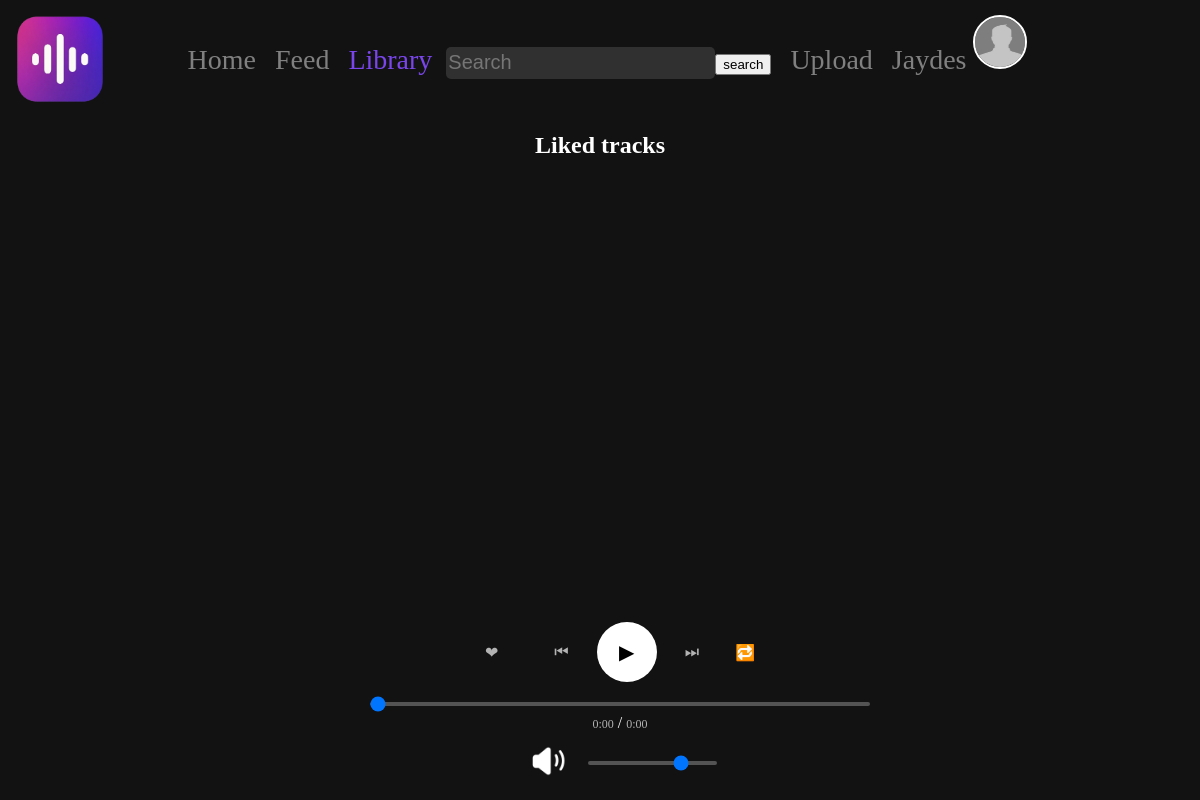
/library (signed in), run on an earlier commit of the app's database.
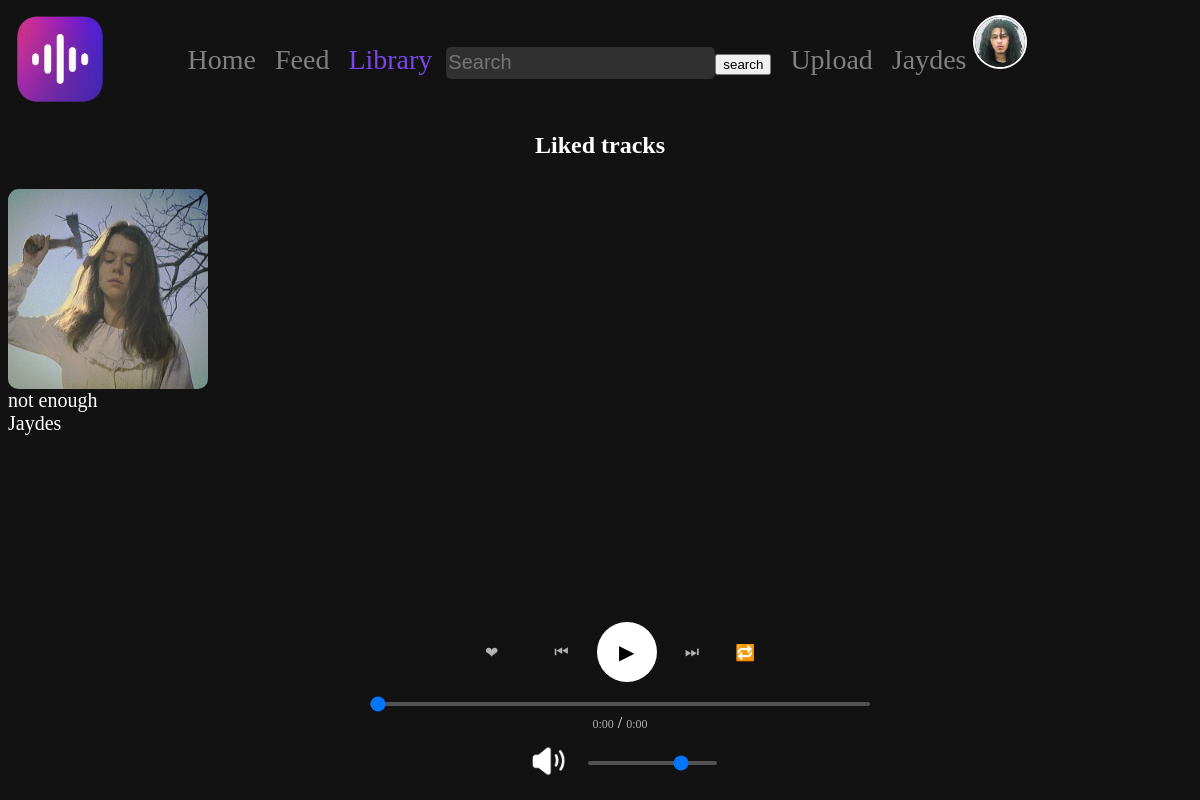
And on a later commit of the database.
### Users/models.py (models this page shows, shortened)
class CustomUser(AbstractUser):
    username = models.CharField(max_length=20, unique=True)
    avatar = models.ImageField(upload_to="images/user_avatars", default="images/user_avatars/noavatar.png")
    bio = models.TextField(max_length=50, blank=True)

### WaveBox/models.py (models this page shows, shortened)
class Track(models.Model):
    name = models.CharField(max_length=100)
    author = models.CharField(max_length=100)
    date = models.DateField(auto_now_add=True)
    audiofile = models.FileField(upload_to="audiofiles", validators=[FileExtensionValidator(allowed_extensions=["mp3"])])
    image = models.ImageField(upload_to='images/trackimages')
    liked_by = models.ManyToManyField(
        settings.AUTH_USER_MODEL,
        blank=True,
    )
    sections = models.ManyToManyField("Section", blank=True, default=["Popular now"])
    def like_count(self):
        return self.liked_by.count()

### WaveBox/views.py (the view)
# urls.py: path("library", library, name="library"),
@login_required()
def library(request):
    liked_tracks = Track.objects.filter(liked_by=request.user)
    return render(request, 'library.html', {'liked_tracks': liked_tracks})

### templates/library.html (shortened to what this page needs)
{% extends 'base.html' %}
{% load static %}
{% block head %}
    <link rel="stylesheet" href="{% static 'MainApp/css/library.css' %}">
{% endblock %}
{% block body %}
    <section class="tracks-section-library">
    <h2>Liked tracks</h2>
    <div class="tracks-container">
        <div class="tracks-wrapper-library">
            {% for t in liked_tracks %}
            <div class="track-item">
                <div class="track-image">
                    <a href="/track/{{ t.id }}">
                        <img src="{{ t.image.url }}" width="300" height="250">
                        </a>
                </div>
                <div class="track-info">
                    <a href="/track/{{ t.id }}" class="track-name">{{ t.name|truncatechars:20 }}</a>
                    <a href="/profile/{{ t.author }}" class="track-author">{{ t.author }}</a>
                </div>
            </div>
            {% endfor %}
        </div>
    </div>
</section>
{% endblock %}

### templates/base.html (shortened to what this page needs)
{% load static %}
<!DOCTYPE html>
<html lang="ru">
<head>
    <link rel="icon" href="/media/images/icons/WaveBoxLogo.png"><link rel="stylesheet" href="{% static 'MainApp/css/main.css' %}">
  {% block head %}{% endblock %}
</head>
<body>
    <a href="/">
        <img class="logo" width="100" height="100" src="/media/images/icons/WaveBoxLogo.png">
    </a>
    <header class="header">
    <div class="nav-panel">
    <a href="/discover" class="{% if request.path == "/discover"  %}active{% endif %}">Home</a>
    <a href="/feed">Feed</a>
    <a href="/library" class="{% if request.path == "/library"  %}active{% endif %}">Library</a>
    <input class="searchbar" type="text" placeholder="Search"><button type="submit" onclick="search()">search</button>
    <a href="/upload" class="{% if request.path == "/upload"  %}active{% endif %}">Upload</a>
    <a href="{% if user.is_authenticated %}/profile/{{ request.user.username }}{% else %}/login{% endif %}" class="{% if request.path == '/profile/'|add:request.user.username %}active{% endif %}">
        {% if user.is_authenticated %}{{ request.user.username }}{% else %}Profile{% endif %}
        <img class="user-avatar" width="50" height="50" src="{% if user.is_authenticated and request.user.avatar %}{{ request.user.avatar.url }}{% else %}/media/images/user_avatars/noavatar.png{% endif %}">
    </a>
    </div>
    </header>
{% block body %}{% endblock %}
<div class="player">
    <div class="player-controls">
        <button class="control-btn like-btn">❤</button><h2 class="likes-count"></h2>
        <button class="control-btn prev-btn">⏮</button>
        <button class="player-button play-btn" onclick="playerPlayTrack(this)">▶</button>
        <button class="control-btn next-btn">⏭</button>
        <button class="control-btn repeat-btn">🔁</button>
    </div>
<div class="simple-seek">
    <input type="range" class="simple-seek-slider" min="0" max="100" value="0">
    <div class="time-display">
        <span class="current-time">0:00</span> /
        <span class="total-time">0:00</span>
    </div>
    <div class="volume-controls">
        <button data-status="volumeon" class="volume-button"><img width="40" height="40" class="volume-image" src="/media/images/icons/volume.png"></button>
    <input type="range" class="simple-volume-slider" min="0" max="100" value="75">
    </div>
</div>
</div>
</body>
</html>

What changed in the data, as far as the page shows it:
changed CustomUser "Jaydes": avatar: picture added in place of a placeholder
now on this page (row unchanged): Track: image (picture), name "not enough", author "Jaydes"
